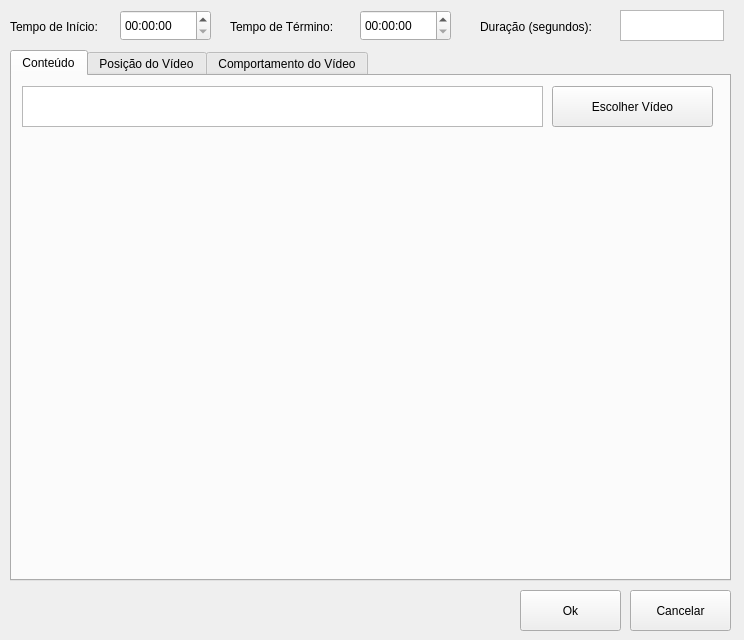
<?xml version="1.0" encoding="UTF-8"?>
<ui version="4.0">
 <class>VideoContent</class>
 <widget class="QWidget" name="VideoContent">
  <property name="geometry">
   <rect>
    <x>0</x>
    <y>0</y>
    <width>744</width>
    <height>640</height>
   </rect>
  </property>
  <property name="windowTitle">
   <string>Conteúdo em Vídeo</string>
  </property>
  <widget class="QTabWidget" name="tabs">
   <property name="geometry">
    <rect>
     <x>10</x>
     <y>50</y>
     <width>721</width>
     <height>531</height>
    </rect>
   </property>
   <property name="currentIndex">
    <number>0</number>
   </property>
   <widget class="QWidget" name="tab_content">
    <attribute name="title">
     <string>Conteúdo</string>
    </attribute>
    <widget class="QPlainTextEdit" name="txt_media_name">
     <property name="geometry">
      <rect>
       <x>10</x>
       <y>10</y>
       <width>521</width>
       <height>41</height>
      </rect>
     </property>
     <property name="textInteractionFlags">
      <set>Qt::TextSelectableByKeyboard|Qt::TextSelectableByMouse</set>
     </property>
    </widget>
    <widget class="QPushButton" name="btn_choose_video">
     <property name="geometry">
      <rect>
       <x>540</x>
       <y>10</y>
       <width>161</width>
       <height>41</height>
      </rect>
     </property>
     <property name="text">
      <string>Escolher Vídeo</string>
     </property>
     <property name="icon">
      <iconset resource="icons.qrc">
       <normaloff>:/i/folder_open.png</normaloff>:/i/folder_open.png</iconset>
     </property>
     <property name="iconSize">
      <size>
       <width>40</width>
       <height>40</height>
      </size>
     </property>
    </widget>
    <widget class="QWidget" name="player_holder" native="true">
     <property name="geometry">
      <rect>
       <x>0</x>
       <y>50</y>
       <width>721</width>
       <height>451</height>
      </rect>
     </property>
    </widget>
   </widget>
   <widget class="QWidget" name="tab_position">
    <attribute name="title">
     <string>Posição do Vídeo</string>
    </attribute>
   </widget>
   <widget class="QWidget" name="tab_behavior">
    <attribute name="title">
     <string>Comportamento do Vídeo</string>
    </attribute>
    <widget class="QWidget" name="volume_control_widget" native="true">
     <property name="geometry">
      <rect>
       <x>721</x>
       <y>20</y>
       <width>301</width>
       <height>237</height>
      </rect>
     </property>
    </widget>
   </widget>
  </widget>
  <widget class="QLabel" name="lbl_begin_time">
   <property name="geometry">
    <rect>
     <x>10</x>
     <y>16</y>
     <width>111</width>
     <height>21</height>
    </rect>
   </property>
   <property name="text">
    <string>Tempo de Início:</string>
   </property>
  </widget>
  <widget class="QTimeEdit" name="time_begin">
   <property name="geometry">
    <rect>
     <x>120</x>
     <y>10</y>
     <width>91</width>
     <height>31</height>
    </rect>
   </property>
  </widget>
  <widget class="QLabel" name="lbl_duration">
   <property name="geometry">
    <rect>
     <x>480</x>
     <y>16</y>
     <width>141</width>
     <height>21</height>
    </rect>
   </property>
   <property name="text">
    <string>Duração (segundos):</string>
   </property>
  </widget>
  <widget class="QLabel" name="lbl_end_time">
   <property name="geometry">
    <rect>
     <x>230</x>
     <y>16</y>
     <width>131</width>
     <height>21</height>
    </rect>
   </property>
   <property name="text">
    <string>Tempo de Término:</string>
   </property>
  </widget>
  <widget class="QTimeEdit" name="time_end">
   <property name="geometry">
    <rect>
     <x>360</x>
     <y>10</y>
     <width>91</width>
     <height>31</height>
    </rect>
   </property>
  </widget>
  <widget class="QPlainTextEdit" name="txt_duration">
   <property name="enabled">
    <bool>true</bool>
   </property>
   <property name="geometry">
    <rect>
     <x>620</x>
     <y>10</y>
     <width>104</width>
     <height>31</height>
    </rect>
   </property>
  </widget>
  <widget class="QPushButton" name="btn_ok">
   <property name="geometry">
    <rect>
     <x>520</x>
     <y>590</y>
     <width>101</width>
     <height>41</height>
    </rect>
   </property>
   <property name="text">
    <string>Ok</string>
   </property>
   <property name="icon">
    <iconset resource="icons.qrc">
     <normaloff>:/i/check.png</normaloff>:/i/check.png</iconset>
   </property>
   <property name="iconSize">
    <size>
     <width>25</width>
     <height>25</height>
    </size>
   </property>
  </widget>
  <widget class="QPushButton" name="btn_cancel">
   <property name="geometry">
    <rect>
     <x>630</x>
     <y>590</y>
     <width>101</width>
     <height>41</height>
    </rect>
   </property>
   <property name="text">
    <string>Cancelar</string>
   </property>
   <property name="icon">
    <iconset resource="icons.qrc">
     <normaloff>:/i/no.png</normaloff>:/i/no.png</iconset>
   </property>
   <property name="iconSize">
    <size>
     <width>25</width>
     <height>25</height>
    </size>
   </property>
  </widget>
 </widget>
 <resources>
  <include location="icons.qrc"/>
 </resources>
 <connections/>
</ui>
